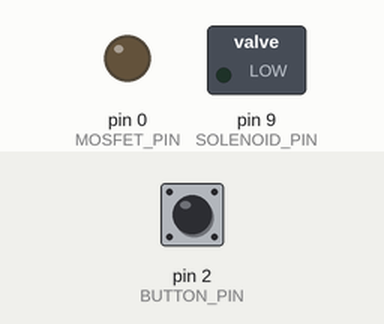
A sketch run on a simulated Arduino Uno, built with avr-gcc and run on an emulated ATmega328P. Shown: switched loads named in the sketch (green lamp = pin HIGH), output pins drawn as LEDs (lit = HIGH). Inputs (shaded band) come from the test bench; at power-on: pin 2 (BUTTON_PIN) LOW.

Above: at 1.2 s.
1.3 s: pin 2 (BUTTON_PIN) pulled HIGH for 0.15 s
At 1.42 s:
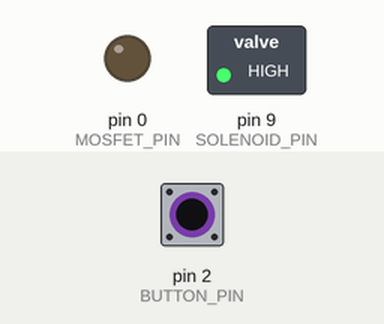
At 2.1 s:
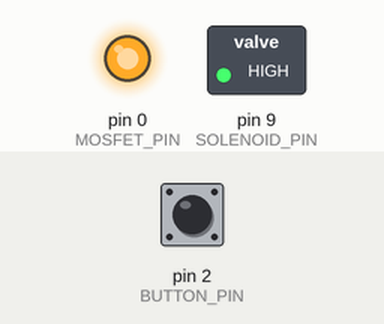
Timing chart, 0 to 5.1 s (numbered marks = the images above; inputs shaded):
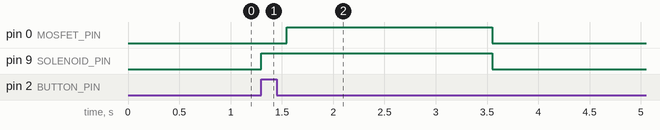

The sketch:

HIP.ino
```cpp
/*
General Thing I need to do:
  1. Arduino recieves input (button press)
  2. does digitalWrite on solenoid
  3. wait half a second
  4. fires ematch
  5. turn ematch and solenoid off after 2 seconds
*/

const int BUTTON_PIN = 2;    // Button Pin here
const int SOLENOID_PIN = 9;  // Solenoid Pin here
const int MOSFET_PIN = 0;    // MOSFET Pin goes here

int buttonState = 0;
bool runLoop = true;

void setup() {
  pinMode(BUTTON_PIN, INPUT);
  pinMode(SOLENOID_PIN, OUTPUT);
  pinMode(MOSFET_PIN, OUTPUT);
}


/*
  What code should do, each time the loop runs it will check i
  button is pressed (by seeing if voltage is high) and then run if statement
  where write to solenoid (send high voltage to the pin of solenoid) waid quarter of
  a second and then fire ematch (send high voltage to Mosfet pin)
*/
void loop() {
  if (runLoop == true){
    buttonState = digitalRead(BUTTON_PIN);
    if (buttonState == HIGH) {
      digitalWrite(SOLENOID_PIN, HIGH);
      delay(250);
      digitalWrite(MOSFET_PIN, HIGH);
      delay(2000);
      digitalWrite(SOLENOID_PIN, LOW);
      digitalWrite(MOSFET_PIN, LOW);
      runLoop = false;
    }
  }
}
```

Measured:
- after the input at 1.3 s, pin 0 (MOSFET_PIN): LOW → HIGH after 0.25 s, → LOW 2.0 s later; pin 9 (SOLENOID_PIN): LOW → HIGH at once, → LOW 2.3 s later
